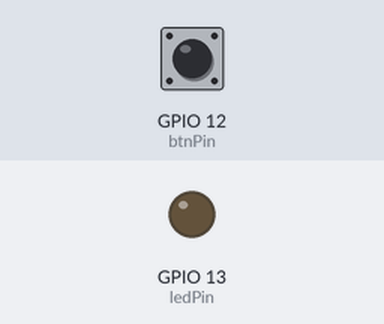
This program was run on a simulated ESP32. Parts: output pins drawn as LEDs (lit = HIGH). Dashed ring = blinking. The test bench sets the inputs (shaded band); at power-on: GPIO 12 (btnPin) HIGH. What the program prints to the serial monitor is not drawn.

Above: at 1.2 s.
1.3 s: GPIO 12 (btnPin) pulsed LOW 5 times (0.12 s each, 0.3 s apart)
At 1.75 s:
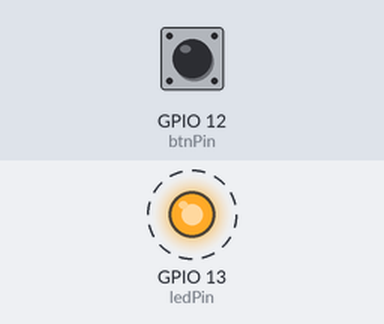
4.3 s: GPIO 12 (btnPin) pulled LOW for 0.15 s
At 4.8 s:
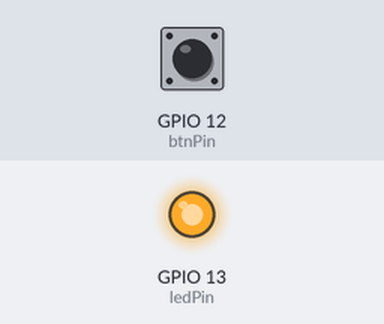
5.9 s: GPIO 12 (btnPin) pulled LOW for 1 s
At 7.2 s:
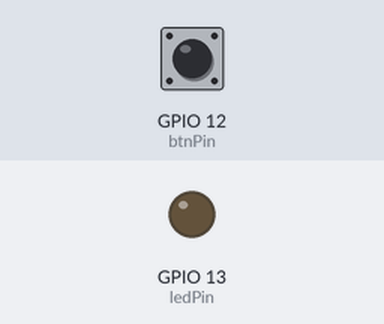
Timing chart, 0 to 8.9 s (numbered marks = the images above; inputs shaded):
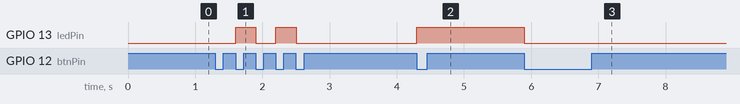

Measured:
- after the input at 1.3 s, GPIO 13 (ledPin): alternates HIGH for 0.30 s and LOW for 0.30 s, 4 changes in all, then stays LOW, starting after 0.30 s
- after the input at 4.3 s, GPIO 13 (ledPin): LOW → HIGH at once
- after the input at 5.9 s, GPIO 13 (ledPin): HIGH → LOW at once

The program:

main.cpp
```cpp
#include <Arduino.h>

// Bruker kun kjerne 1 for demonstrasjon
#if CONFIG_FREERTOS_UNICORE
  static const BaseType_t app_cpu = 0;
#else
  static const BaseType_t app_cpu = 1;
#endif

const int btnPin = 12;
const int ledPin = 13;

/*
* BinÃ¦r semafor for Ã¥ sÃ¸rge for at id-nummeret blir lageret i interactor-tasken.
* Dette brukes for Ã¥ identifisere hvilken knapp som har blitt trykket inn.
*/
static SemaphoreHandle_t binSem;

/* Identifikator for interactor-oppgaven */
static TaskHandle_t interactorTask;

/*
* Avbruddsrutine for knappetrykk. Vekker den pÃ¥koblete interactorTask-trÃ¥den.
*/
void IRAM_ATTR ISR_BTN() {
  BaseType_t task_woken = pdFALSE;

  vTaskNotifyGiveFromISR(interactorTask, &task_woken);

  if (task_woken) {
    portYIELD_FROM_ISR();
  }
}

/*
* Interactor-oppgaven, som reagerer pÃ¥ knappetrykk og styrer en LED basert pÃ¥ dette. Laget for Ã¥ kunne brukes for
* flere knappe-LED-par ved Ã¥ ha en parameteriserbar ID.  En binÃ¦r semafor brukes for Ã¥ signalisere at IDen er lagret lokalt.
*/
void interactor(void *parameters) {
  int interactorId = *(int *)parameters;
  int ledState = 0;

  Serial.print("Task ready:");
  Serial.println(interactorId);

  xSemaphoreGive(binSem);
  while(1) {
    ulTaskNotifyTake(pdTRUE, portMAX_DELAY);
    digitalWrite(ledPin,ledState);
    ledState = !ledState;
  }
}

void setup() {
    Serial.begin(115200);
    Serial.println("---FreeRTOS btn and led demo---");

    char task_name[14];
    uint8_t interactorId = 0;

    binSem = xSemaphoreCreateBinary();

    pinMode(btnPin, INPUT_PULLUP);
    pinMode(ledPin, OUTPUT);

    attachInterrupt(btnPin, ISR_BTN, FALLING);

    sprintf(task_name, "Interactor %i", interactorId);
    xTaskCreatePinnedToCore(interactor,
                            task_name,
                            1024,
                            (void *)&interactorId,
                            1,
                            &interactorTask,
                            app_cpu);
    xSemaphoreTake(binSem, portMAX_DELAY);

}

void loop() {


}
```
